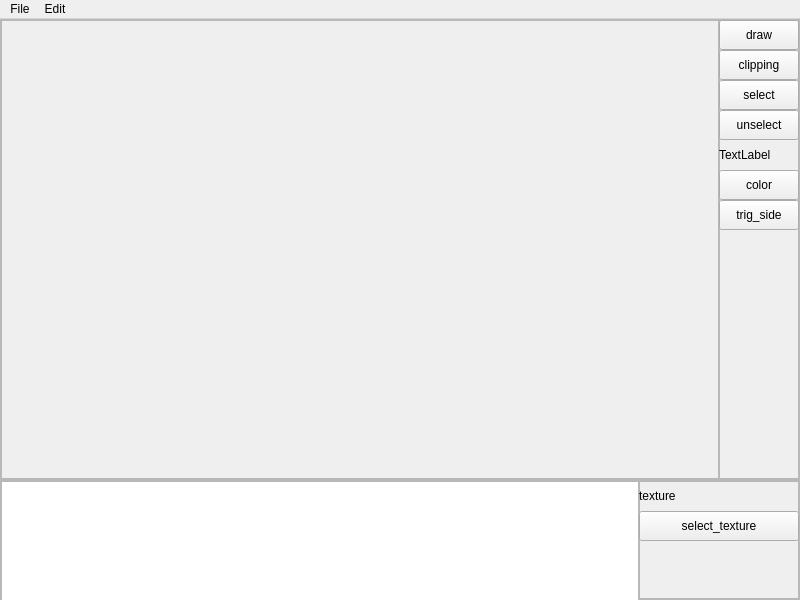
<?xml version="1.0" encoding="UTF-8"?>
<ui version="4.0">
 <class>MainWindow</class>
 <widget class="QMainWindow" name="MainWindow">
  <property name="geometry">
   <rect>
    <x>0</x>
    <y>0</y>
    <width>800</width>
    <height>600</height>
   </rect>
  </property>
  <property name="windowTitle">
   <string>MainWindow</string>
  </property>
  <widget class="QWidget" name="centralwidget">
   <layout class="QVBoxLayout" name="verticalLayout">
    <property name="spacing">
     <number>0</number>
    </property>
    <property name="leftMargin">
     <number>0</number>
    </property>
    <property name="topMargin">
     <number>0</number>
    </property>
    <property name="rightMargin">
     <number>0</number>
    </property>
    <property name="bottomMargin">
     <number>0</number>
    </property>
    <item>
     <widget class="QFrame" name="frame_main">
      <property name="frameShape">
       <enum>QFrame::StyledPanel</enum>
      </property>
      <property name="frameShadow">
       <enum>QFrame::Raised</enum>
      </property>
      <layout class="QHBoxLayout" name="horizontalLayout">
       <property name="spacing">
        <number>0</number>
       </property>
       <property name="leftMargin">
        <number>0</number>
       </property>
       <property name="topMargin">
        <number>0</number>
       </property>
       <property name="rightMargin">
        <number>0</number>
       </property>
       <property name="bottomMargin">
        <number>0</number>
       </property>
       <item>
        <widget class="QFrame" name="frame_ogl">
         <property name="frameShape">
          <enum>QFrame::StyledPanel</enum>
         </property>
         <property name="frameShadow">
          <enum>QFrame::Raised</enum>
         </property>
        </widget>
       </item>
       <item>
        <widget class="QFrame" name="frame_tools">
         <property name="minimumSize">
          <size>
           <width>80</width>
           <height>0</height>
          </size>
         </property>
         <property name="maximumSize">
          <size>
           <width>80</width>
           <height>16777215</height>
          </size>
         </property>
         <property name="frameShape">
          <enum>QFrame::StyledPanel</enum>
         </property>
         <property name="frameShadow">
          <enum>QFrame::Raised</enum>
         </property>
         <widget class="QPushButton" name="drawButton">
          <property name="geometry">
           <rect>
            <x>0</x>
            <y>0</y>
            <width>80</width>
            <height>30</height>
           </rect>
          </property>
          <property name="minimumSize">
           <size>
            <width>80</width>
            <height>30</height>
           </size>
          </property>
          <property name="text">
           <string>draw</string>
          </property>
         </widget>
         <widget class="QPushButton" name="selectButton">
          <property name="geometry">
           <rect>
            <x>0</x>
            <y>60</y>
            <width>80</width>
            <height>30</height>
           </rect>
          </property>
          <property name="minimumSize">
           <size>
            <width>80</width>
            <height>30</height>
           </size>
          </property>
          <property name="maximumSize">
           <size>
            <width>80</width>
            <height>30</height>
           </size>
          </property>
          <property name="text">
           <string>select</string>
          </property>
         </widget>
         <widget class="QLabel" name="text_tool">
          <property name="geometry">
           <rect>
            <x>0</x>
            <y>120</y>
            <width>80</width>
            <height>30</height>
           </rect>
          </property>
          <property name="minimumSize">
           <size>
            <width>80</width>
            <height>30</height>
           </size>
          </property>
          <property name="maximumSize">
           <size>
            <width>80</width>
            <height>30</height>
           </size>
          </property>
          <property name="text">
           <string>TextLabel</string>
          </property>
         </widget>
         <widget class="QPushButton" name="trig_sideButton">
          <property name="geometry">
           <rect>
            <x>0</x>
            <y>180</y>
            <width>80</width>
            <height>30</height>
           </rect>
          </property>
          <property name="text">
           <string>trig_side</string>
          </property>
         </widget>
         <widget class="QPushButton" name="colorButoon">
          <property name="geometry">
           <rect>
            <x>0</x>
            <y>150</y>
            <width>80</width>
            <height>30</height>
           </rect>
          </property>
          <property name="text">
           <string>color</string>
          </property>
         </widget>
         <widget class="QPushButton" name="unselButton">
          <property name="geometry">
           <rect>
            <x>0</x>
            <y>90</y>
            <width>80</width>
            <height>30</height>
           </rect>
          </property>
          <property name="text">
           <string>unselect</string>
          </property>
         </widget>
         <widget class="QPushButton" name="clippingButton">
          <property name="geometry">
           <rect>
            <x>0</x>
            <y>30</y>
            <width>80</width>
            <height>30</height>
           </rect>
          </property>
          <property name="text">
           <string>clipping</string>
          </property>
         </widget>
        </widget>
       </item>
      </layout>
     </widget>
    </item>
    <item>
     <widget class="QFrame" name="frame_console">
      <property name="minimumSize">
       <size>
        <width>0</width>
        <height>120</height>
       </size>
      </property>
      <property name="maximumSize">
       <size>
        <width>16777215</width>
        <height>120</height>
       </size>
      </property>
      <property name="frameShape">
       <enum>QFrame::StyledPanel</enum>
      </property>
      <property name="frameShadow">
       <enum>QFrame::Raised</enum>
      </property>
      <layout class="QHBoxLayout" name="horizontalLayout_2">
       <property name="spacing">
        <number>0</number>
       </property>
       <property name="leftMargin">
        <number>0</number>
       </property>
       <property name="topMargin">
        <number>0</number>
       </property>
       <property name="rightMargin">
        <number>0</number>
       </property>
       <property name="bottomMargin">
        <number>0</number>
       </property>
       <item>
        <widget class="QPlainTextEdit" name="console">
         <property name="minimumSize">
          <size>
           <width>0</width>
           <height>120</height>
          </size>
         </property>
         <property name="maximumSize">
          <size>
           <width>16777215</width>
           <height>120</height>
          </size>
         </property>
        </widget>
       </item>
       <item>
        <widget class="QFrame" name="frame_misc">
         <property name="minimumSize">
          <size>
           <width>160</width>
           <height>0</height>
          </size>
         </property>
         <property name="maximumSize">
          <size>
           <width>160</width>
           <height>16777215</height>
          </size>
         </property>
         <property name="frameShape">
          <enum>QFrame::StyledPanel</enum>
         </property>
         <property name="frameShadow">
          <enum>QFrame::Raised</enum>
         </property>
         <widget class="QLabel" name="texture_label">
          <property name="geometry">
           <rect>
            <x>0</x>
            <y>0</y>
            <width>160</width>
            <height>30</height>
           </rect>
          </property>
          <property name="text">
           <string>texture</string>
          </property>
         </widget>
         <widget class="QPushButton" name="sel_textureButton">
          <property name="geometry">
           <rect>
            <x>0</x>
            <y>30</y>
            <width>160</width>
            <height>30</height>
           </rect>
          </property>
          <property name="text">
           <string>select_texture</string>
          </property>
         </widget>
        </widget>
       </item>
      </layout>
     </widget>
    </item>
   </layout>
  </widget>
  <widget class="QMenuBar" name="menubar">
   <property name="geometry">
    <rect>
     <x>0</x>
     <y>0</y>
     <width>800</width>
     <height>28</height>
    </rect>
   </property>
   <widget class="QMenu" name="menuFile">
    <property name="title">
     <string>File</string>
    </property>
    <addaction name="actionSave"/>
    <addaction name="actionLoad"/>
   </widget>
   <widget class="QMenu" name="menuEdit">
    <property name="title">
     <string>Edit</string>
    </property>
    <addaction name="actionDelete_wall"/>
    <addaction name="actionRevert_chandes"/>
   </widget>
   <addaction name="menuFile"/>
   <addaction name="menuEdit"/>
  </widget>
  <action name="actionSave">
   <property name="text">
    <string>Save</string>
   </property>
   <property name="shortcut">
    <string>Ctrl+S</string>
   </property>
  </action>
  <action name="actionLoad">
   <property name="text">
    <string>Load</string>
   </property>
   <property name="shortcut">
    <string>Ctrl+L</string>
   </property>
  </action>
  <action name="actionDelete_wall">
   <property name="text">
    <string>Delete wall</string>
   </property>
   <property name="shortcut">
    <string>Del</string>
   </property>
  </action>
  <action name="actionRevert_chandes">
   <property name="text">
    <string>Revert changes</string>
   </property>
   <property name="shortcut">
    <string>Ctrl+Z</string>
   </property>
  </action>
 </widget>
 <resources/>
 <connections/>
</ui>
